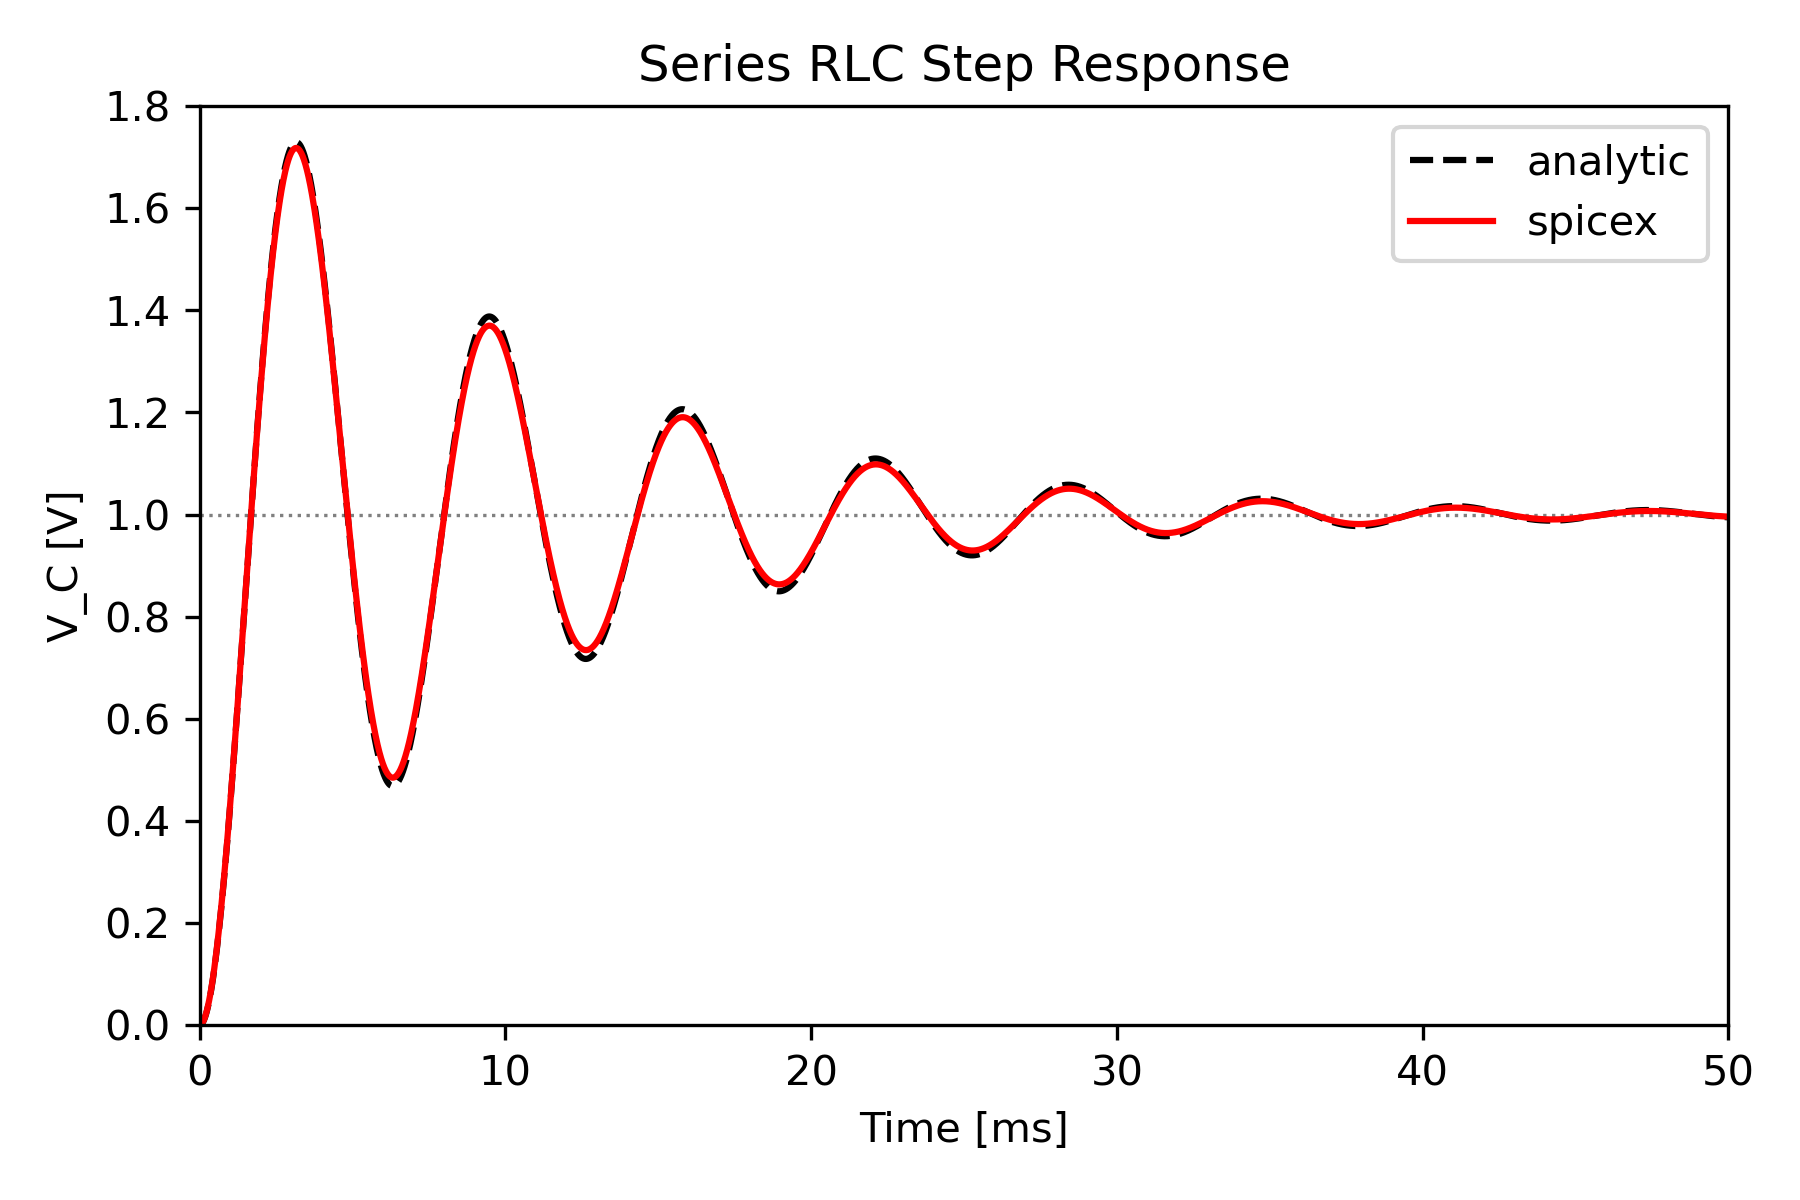

Source code (Python):
import argparse
import jax
import jax.numpy as jnp
import spicex

# switch on for double precision
jax.config.update("jax_enable_x64", True)

"""
RLC Series Circuit

A 1 V voltage source drives a series R-L-C circuit.

  R = 2 Ω,  L = 10 mH,  C = 100 µF
  ω₀ = 1/√(LC) = 1000 rad/s  (f₀ ≈ 159 Hz,  T₀ ≈ 6.28 ms)
  ζ  = R / (2√(L/C)) = 0.1   (underdamped — oscillatory step response)

Analytic capacitor voltage:
  V_C(t) = V_S [1 − e^(−αt)(cos ω_d t + (α/ω_d) sin ω_d t)]
where α = ζω₀,  ω_d = ω₀√(1−ζ²).

Philip Mocz (2026)

Usage:
  python rlc_series_circuit.py [--plot]
"""

R = 2.0  # resistance (Ω)
L = 10e-3  # inductance (H)
C = 100e-6  # capacitance (F)
V_S = 1.0  # source voltage (V)
t_end = 50e-3  # 50 ms ~= 5τ  (τ = 1/(ζω₀) = 10 ms)
dt = 0.01e-3  # 0.01 ms ==? 5000 steps, ~628 steps per oscillation period


def main():
    # Nodes: 0=GND, 1=V_source+, 2=L-R junction, 3=R-C junction (cap voltage)
    circuit = spicex.Circuit(n_nodes=4)
    circuit.add_voltage_source(0, 1, V_S)  # 1 V step: GND --> node 1
    circuit.add_inductor(1, 2, L)  # 10 mH: node 1 --> node 2
    circuit.add_resistor(2, 3, R)  # 2 Ω:   node 2 --> node 3
    circuit.add_capacitor(3, 0, C)  # 100 µF: node 3 --> GND

    t, v_nodes, i_vsrc, i_inductor, i_capacitor = circuit.solve_transient(
        t_end=t_end, dt=dt
    )

    # Analytic solution (underdamped series RLC)
    alpha = R / (2.0 * L)  # = ζω₀ = 100 rad/s
    omega0 = 1.0 / jnp.sqrt(L * C)  # = 1000 rad/s
    omega_d = jnp.sqrt(omega0**2 - alpha**2)  # ≈ 994.99 rad/s
    v_analytic = V_S * (
        1.0
        - jnp.exp(-alpha * t)
        * (jnp.cos(omega_d * t) + (alpha / omega_d) * jnp.sin(omega_d * t))
    )

    peak_idx = int(jnp.argmax(v_nodes[:, 3]))
    print(
        f"ω₀ = {float(omega0):.1f} rad/s,  ζ = {R / (2 * float(jnp.sqrt(L / C))):.2f}"
    )
    print(
        f"Peak V_C: {float(v_nodes[peak_idx, 3]):.4f} V at t = {float(t[peak_idx]) * 1e3:.3f} ms"
        f"  (analytic peak ≈ {float(jnp.max(v_analytic)):.4f} V)"
    )
    print()
    print(
        f"{'t (ms)':>8}  {'V_C sim (V)':>12}  {'V_C analytic (V)':>16}  {'err (%)':>8}"
    )
    for k in range(0, len(t), 500):
        sim = float(v_nodes[k, 3])
        ana = float(v_analytic[k])
        err = 100.0 * abs(sim - ana) / (abs(ana) + 1e-12)
        print(f"  {float(t[k]) * 1e3:6.2f}  {sim:12.6f}  {ana:16.6f}  {err:8.4f}")

    return t, v_nodes, i_vsrc, i_inductor, i_capacitor


if __name__ == "__main__":
    parser = argparse.ArgumentParser()
    parser.add_argument("--plot", action="store_true", help="Plot V_C vs time")
    args = parser.parse_args()

    t, v_nodes, i_vsrc, i_inductor, i_capacitor = main()

    if args.plot:
        import matplotlib.pyplot as plt

        alpha = R / (2.0 * L)
        omega0 = 1.0 / jnp.sqrt(L * C)
        omega_d = jnp.sqrt(omega0**2 - alpha**2)
        v_analytic = V_S * (
            1.0
            - jnp.exp(-alpha * t)
            * (jnp.cos(omega_d * t) + (alpha / omega_d) * jnp.sin(omega_d * t))
        )

        fig, ax = plt.subplots(figsize=(6, 4))
        ax.axhline(V_S, color="gray", linewidth=0.8, linestyle=":")
        ax.plot(t * 1e3, v_analytic, "--", color="black", label="analytic")
        ax.plot(t * 1e3, v_nodes[:, 3], color="red", label="spicex")
        ax.set_xlim(0, t_end * 1e3)
        ax.set_ylim(0, 1.8 * V_S)
        ax.set_xlabel("Time [ms]")
        ax.set_ylabel("V_C [V]")
        ax.set_title("Series RLC Step Response")
        ax.legend()
        plt.tight_layout()
        plt.savefig("rlc_series_circuit.png", dpi=300)
        plt.show()
